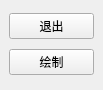
<?xml version="1.0" encoding="UTF-8"?>
<ui version="4.0">
 <class>Tool</class>
 <widget class="QMainWindow" name="Tool">
  <property name="geometry">
   <rect>
    <x>0</x>
    <y>0</y>
    <width>103</width>
    <height>90</height>
   </rect>
  </property>
  <property name="windowTitle">
   <string>MainWindow</string>
  </property>
  <widget class="QWidget" name="centralwidget">
   <layout class="QVBoxLayout" name="verticalLayout">
    <item>
     <widget class="QPushButton" name="exit">
      <property name="text">
       <string>退出</string>
      </property>
     </widget>
    </item>
    <item>
     <widget class="QPushButton" name="draw">
      <property name="text">
       <string>绘制</string>
      </property>
     </widget>
    </item>
   </layout>
  </widget>
 </widget>
 <resources/>
 <connections/>
</ui>
